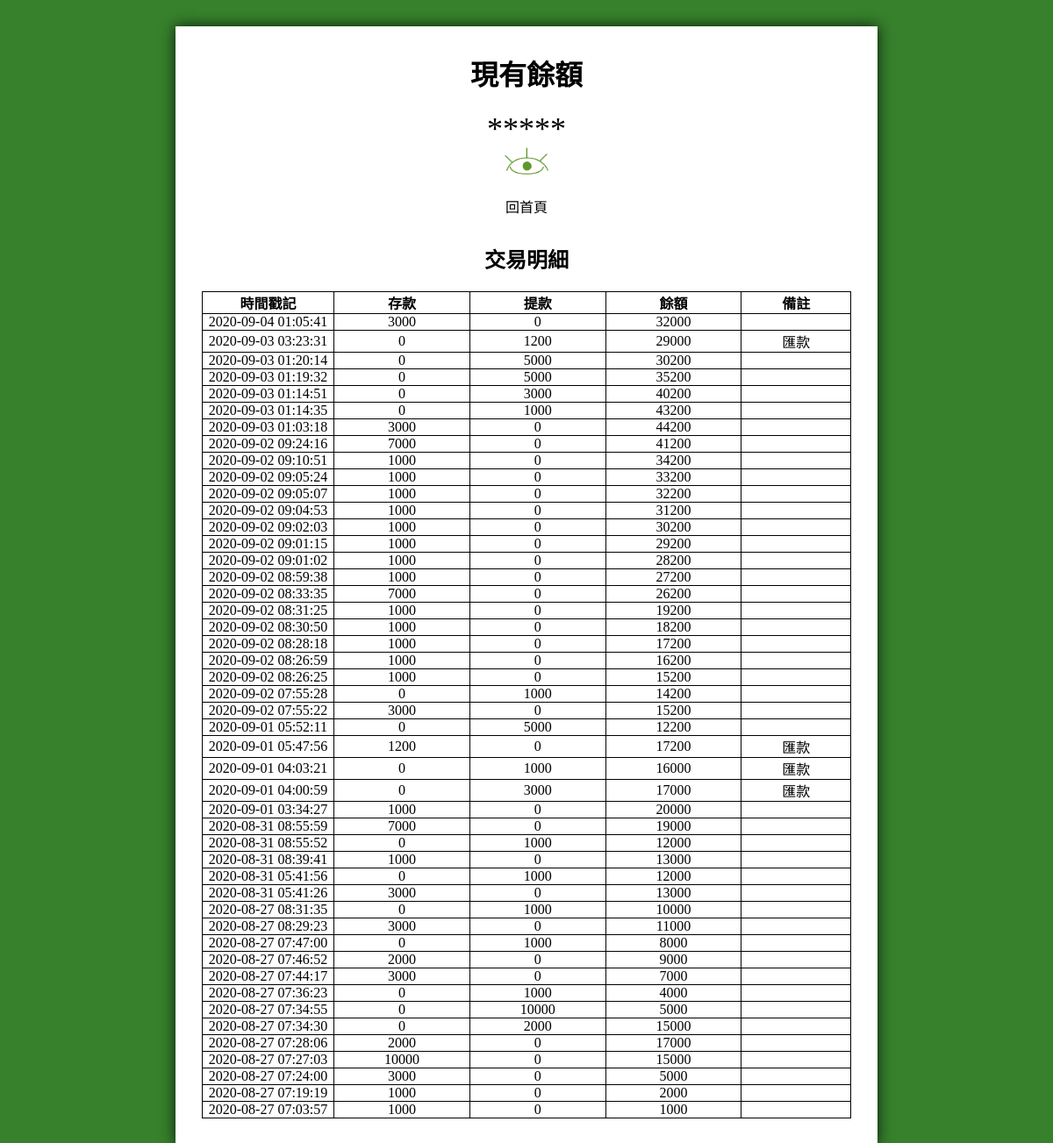
Before: /original/balance.php (signed in) with the older database file.
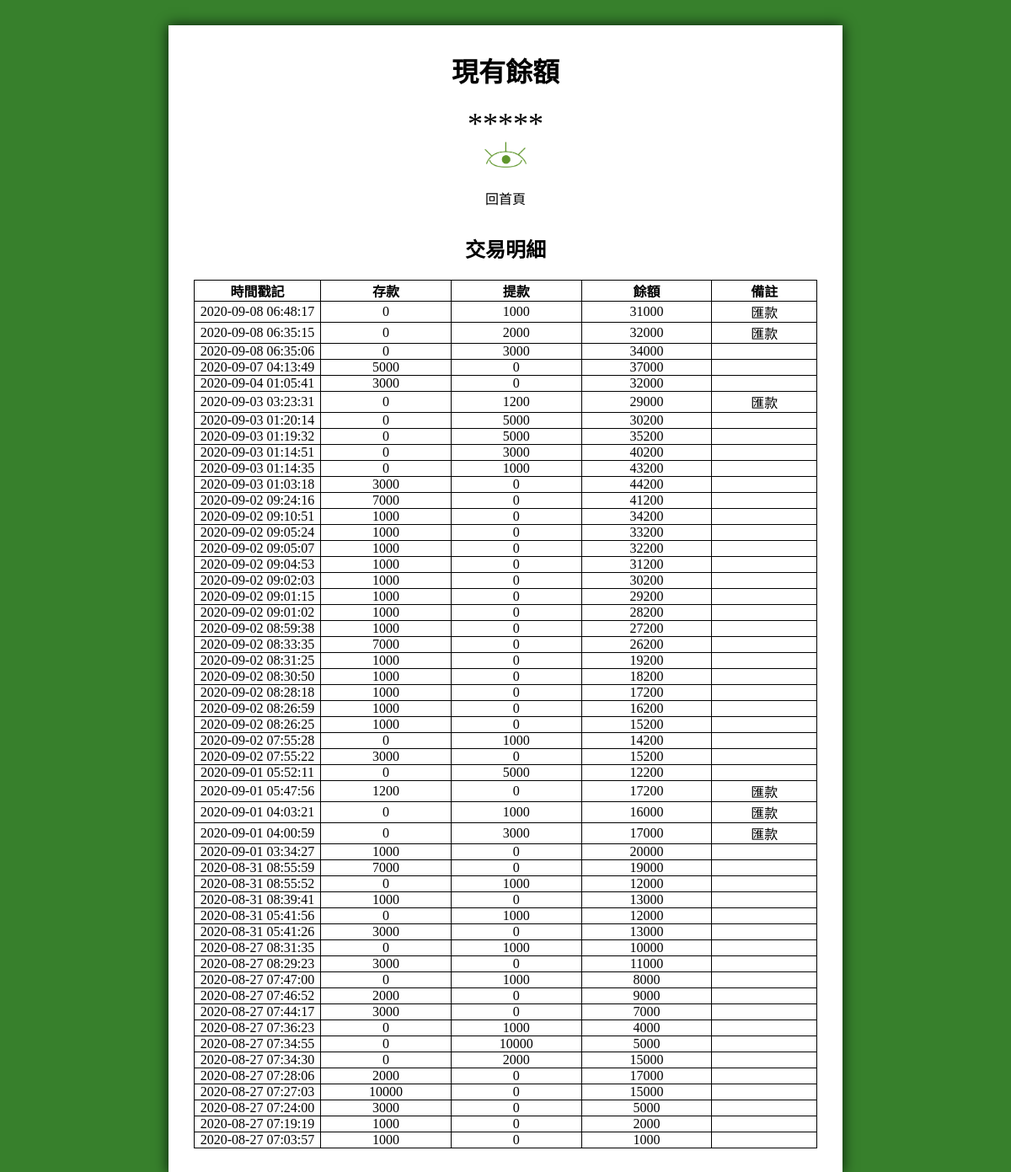
After: the same page with the newer database file.
### tables this page shows
CREATE TABLE `detail` (
  `id` int(11) NOT NULL,
  `memberId` int(11) NOT NULL,
  `deposit` enum('Y','N') NOT NULL DEFAULT 'N',
  `cash` int(11) NOT NULL,
  `nowTime` varchar(20) NOT NULL,
  `transfer` int(11) DEFAULT '0'
);

CREATE TABLE `member` (
  `id` int(11) NOT NULL,
  `userName` varchar(20) NOT NULL,
  `userPassword` varchar(50) NOT NULL,
  `email` varchar(40) NOT NULL,
  `phone` varchar(10) NOT NULL,
  `userMoney` int(11) NOT NULL
);

### original/balance.php (the view, shortened to what this page needs)
<?php
require_once("connect.php");
if(!isset($_SESSION["uid"])){
    header("location: index.php");
    exit();
}else{
    $uid = $_SESSION["uid"];
    $search = "SELECT userMoney FROM member WHERE id = $uid";
    $result = mysqli_query($link, $search);
    $row = mysqli_fetch_assoc($result);
    $searchDetail = "SELECT nowTime, deposit, cash, transfer FROM detail WHERE memberId = $uid ORDER BY nowTime DESC";
    $resultDetail = mysqli_query($link, $searchDetail);
}
?>
<!DOCTYPE html>
<html lang="zh">
<head>
    <link rel="stylesheet" href="CSS/balanceStyle.css">
</head>
<body>
    <div id="box">
        <h1>現有餘額</h1>
        <p id="money">*****</p>
        <div id="hide" style="cursor: pointer;"><img src="./img/open.png" alt=""></div>
        <a href="member.php">回首頁</a>
        <h2>交易明細</h2>
        <table>
            <tr>
                <th>時間戳記</th>
                <th>存款</th>
                <th>提款</th>
                <th>餘額</th>
                <th>備註</th>
            </tr>
            <?php
                $money = $row["userMoney"];
                while($detail = mysqli_fetch_assoc($resultDetail)) {
            ?>
                <tr>
                    <td><?= $detail["nowTime"] ?></td>
                    <?php if($detail["deposit"] == 'Y'){ ?>
                        <td><?= $detail["cash"] ?></td>
                        <td>0</td>
                        <td><?= $money ?></td>
                        <td><?= ($detail["transfer"] == 0)? "" : "匯款" ?></td>
                    <?php
                            $money = $money - $detail["cash"];
                        } else {
                    ?>
                        <td>0</td>
                        <td><?= $detail["cash"] ?></td>
                        <td><?= $money ?></td>
                        <td><?= ($detail["transfer"] == 0)? "" : "匯款" ?></td>
                    <?php
                            $money = $money + $detail["cash"];
                        }
                    ?>
                </tr>
            <?php } ?>
        </table>
    </div>
</body>
</html>

### original/CSS/balanceStyle.css (style rules this page uses)
* { margin: 0; padding: 0; -webkit-box-sizing: border-box; box-sizing: border-box; font-family: 微軟正黑體; }
body { background: #37802C; }
#box { width: 800px; margin: 30px auto; text-align: center; background: white; padding: 30px; -webkit-box-shadow: 0 0 15px #07190B; box-shadow: 0 0 15px #07190B; }
#box p { margin-top: 20px; font-size: 36px; cursor: default; }
#box #hide img { width: 50px; }
#box a { display: block; text-decoration: none; color: black; margin-top: 20px; }
#box h2 { margin-top: 30px; }
#box table, #box tr, #box td, #box th { border-collapse: collapse; border: 1px solid black; }
#box table { margin-top: 20px; width: 100%; cursor: default; }
#box th:nth-child(1) { width: 150px; }

Changed rows visible on the page:
added detail: nowTime "2020-09-08 06:48:17", cash "1000", memberId.userMoney "31000", transfer "匯款"
added detail: nowTime "2020-09-08 06:35:15", cash "2000", money "32000", transfer "匯款"
added detail: nowTime "2020-09-08 06:35:06", cash "3000", money "34000"
added detail: nowTime "2020-09-07 04:13:49", cash "5000", money "37000"
